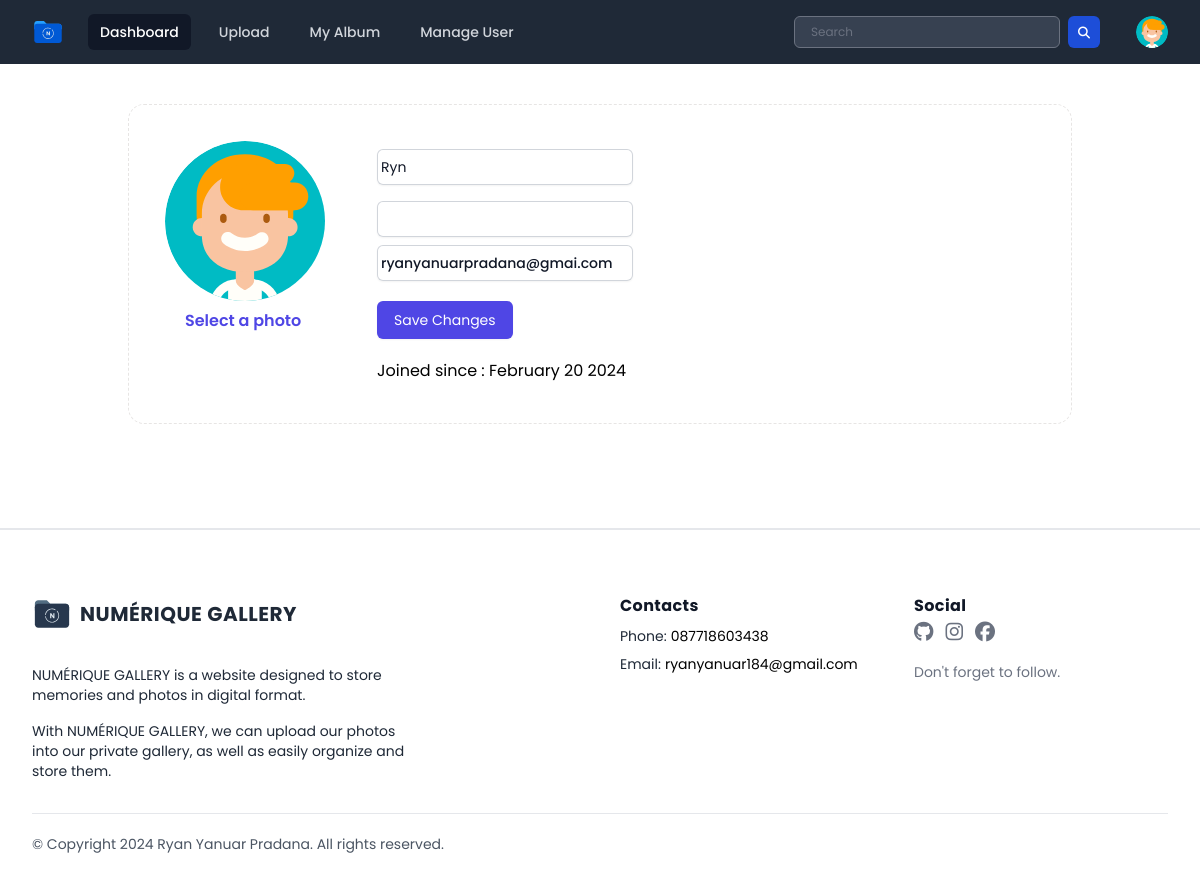
/public/page/user/setting_profile.php (signed in), run on an earlier commit of the app's database.
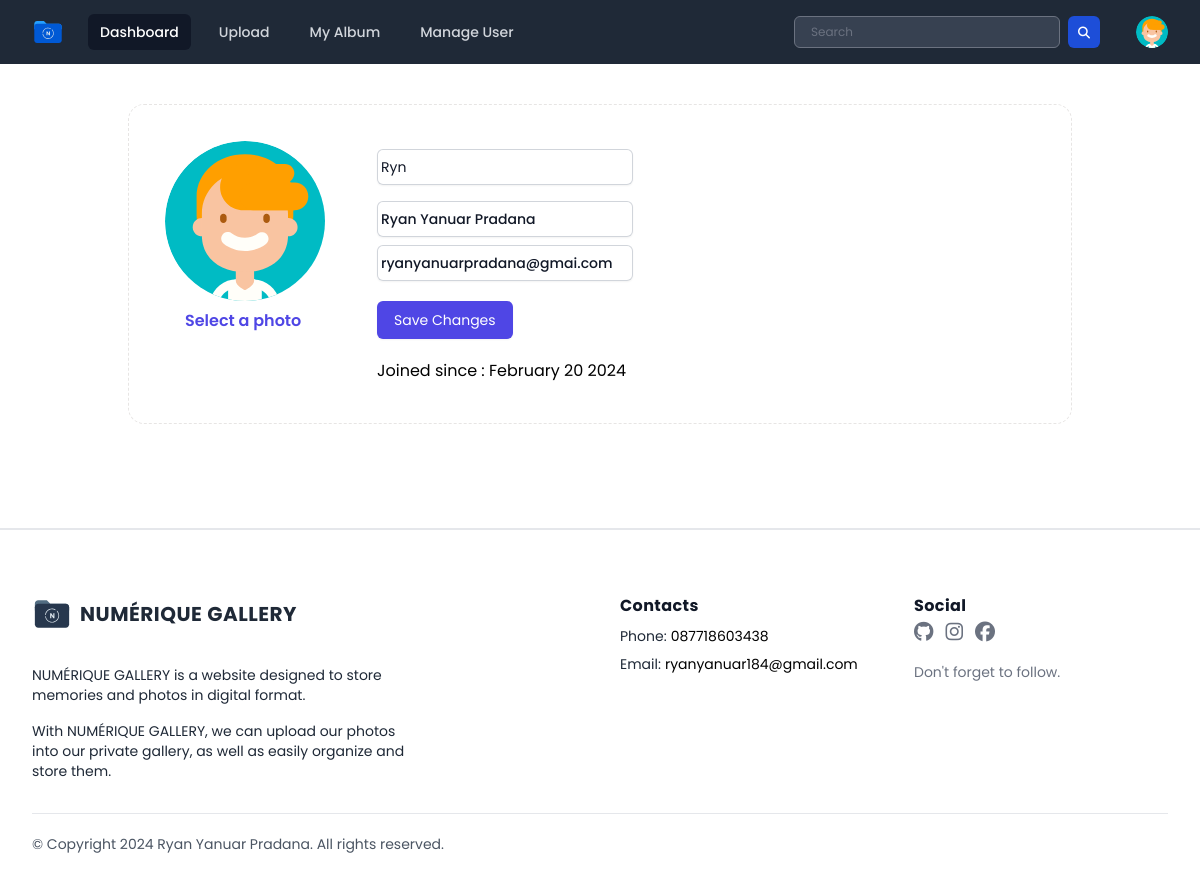
And on a later commit of the database.
### tables this page shows
CREATE TABLE `users` (
  `userID` int(11) NOT NULL,
  `name` varchar(255) DEFAULT NULL,
  `username` varchar(50) NOT NULL,
  `password` varchar(255) NOT NULL,
  `email` varchar(100) NOT NULL,
  `access_level` varchar(50) DEFAULT 'user',
  `last_login` datetime DEFAULT NULL,
  `createdAt` timestamp NOT NULL DEFAULT current_timestamp(),
  `profile_photo` varchar(255) DEFAULT 'default_profile.svg'
);

### public/page/user/setting_profile.php (the view, shortened to what the changed rows need)
<?php
include "../../../database/koneksi.php";
$username = $_SESSION['username'];
$query = "SELECT * FROM users WHERE username = '$username'";
$result = mysqli_query($conn, $query);
if ($result && mysqli_num_rows($result) > 0) {
    $row = mysqli_fetch_assoc($result);
    $profile_photo = $row['profile_photo'];
} else {
    echo "Error: " . mysqli_error($conn);
}
?>
<!DOCTYPE html>
<html lang="en">
<head>
    <link rel="stylesheet" href="../../css/output.css">
    <link rel="stylesheet" href="../../css/style.css">
    <link rel="stylesheet" href="../../css/all.min.css">
    <link rel="stylesheet" href="../../css/fontawesome.min.css">
</head>
<body class="h-screen font-poppins">
    <div x-data="{ open: false, profileMenuOpen: false }">
        <nav class="bg-gray-800">
            <div class="mx-auto max-w-7xl px-2 sm:px-6 lg:px-8">
                <div class="relative flex h-16 items-center justify-between">
                    <div class="flex items-center">
                        <div class="absolute inset-y-0 right-0 flex items-center pr-2 sm:static sm:inset-auto sm:ml-6 sm:pr-0">
                            <div class="relative ml-3">
                                <div>
                                    <button @click="profileMenuOpen = !profileMenuOpen" type="button" class="relative flex rounded-full bg-gray-800 text-sm focus:outline-none focus:ring-2 focus:ring-white focus:ring-offset-2 focus:ring-offset-gray-800" id="user-menu-button" aria-expanded="false" aria-haspopup="true">
                                        <span class="absolute -inset-1.5"></span>
                                        <img class="h-8 w-8 rounded-full" src="../../../database/uploads/<?= $profile_photo ?>" alt="<?= $row['username'] ?> profile photo">
                                    </button>
                                </div>
                            </div>
                        </div>
                    </div>
                </div>
            </div>
        </nav>
    </div>
    <div class="container mx-auto p-10">
        <div class="relative flex flex-col w-full min-h-[320px] min-w-0 mb-6 break-words border border-dashed bg-clip-border rounded-2xl border-stone-200 bg-light/30 draggable">
            <div class="px-9 pt-9 flex-auto min-h-[70px] pb-0 bg-transparent">
                <form action="" method="post" enctype="multipart/form-data">
                    <div class="flex flex-wrap mb-6 xl:flex-nowrap">
                        <div class="mb-5 mr-5">
                            <div class="relative inline-block w-48 shrink-0 rounded-2xl">
                                <img id="profilePhotoPreview" class="flex shrink-0 mb-2 rounded-full w-[80px] h-[80px] lg:w-[160px] lg:h-[160px]" src="../../../database/uploads/<?= $row['profile_photo'] ?>" alt="<?= $row['username'] ?> profile photo" />
                                <button type="button" id="photoPopupButton" onclick="togglePopup()" class="cursor-pointer ml-5 rounded-md bg-white font-semibold text-indigo-600 focus-within:outline-none focus-within:ring-2 focus-within:ring-indigo-600 focus-within:ring-offset-2 hover:text-indigo-500">Select a photo</button>
                            </div>
                        </div>
                        <div class="grow">
                            <div class="flex flex-wrap items-start justify-between mb-2">
                                <div class="flex flex-col">
                                    <div class="flex flex-wrap pr-2 font-medium">
                                        <div class="sm:col-span-4">
                                            <div class="mt-2">
                                                <div class="flex rounded-md shadow-sm ring-1 ring-inset ring-gray-300 focus-within:ring-2 focus-within:ring-inset focus-within:ring-indigo-600 sm:max-w-md">
                                                    <input type="text" value="<?= $row['name'] ?>" name="name" id="name" autocomplete="name" class="block flex-1 border-0 bg-transparent w-64 py-1.5 pl-1 text-gray-900 placeholder:text-gray-400 focus:ring-0 sm:text-sm sm:leading-6" placeholder="">
                                                </div>
                                            </div>
                                        </div>
                                    </div>
                                    <div class="flex flex-wrap pr-2 font-medium">
                                        <div class="sm:col-span-4">
                                            <div class="mt-2">
                                                <div class="flex rounded-md shadow-sm ring-1 ring-inset ring-gray-300 focus-within:ring-2 focus-within:ring-inset focus-within:ring-indigo-600 sm:max-w-md">
                                                    <input type="email" value="<?= $row['email'] ?>" name="email" id="email" autocomplete="email" class="block flex-1 border-0 bg-transparent w-64 py-1.5 pl-1 text-gray-900 placeholder:text-gray-400 focus:ring-0 sm:text-sm sm:leading-6" placeholder="">
                                                </div>
                                            </div>
                                        </div>
                                    </div>
                                    <div>
                                        <p class="flex items-center mb-2 mt-5 mr-5 text-secondary-dark hover:text-primary" href="javascript:void(0)">
                                            Joined since : <?= date('F j Y', strtotime($row['createdAt'])); ?>
                                        </p>
                                    </div>
                                </div>
                            </div>
                        </div>
                    </div>
                </form>
            </div>
        </div>
    </div>
</body>
</html>

What changed in the data, as far as the page shows it:
changed users "ryanyanuarpradana@gmai.com": name (not shown) → "Ryan Yanuar Pradana"
